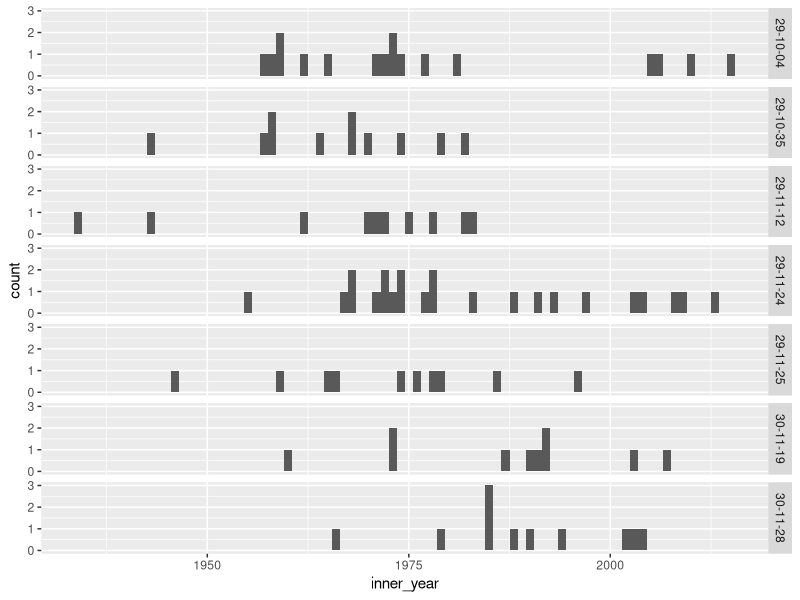

Reproduce this figure in R.

library(ggplot2)

setwd("S:/Ecology/Student_folders_&_files/Kara 2020/GLO/sage_dating")

dat<-read.csv("sage_age.csv")

p<-ggplot(dat, aes(x=inner_year)) + 
  geom_histogram(binwidth=1)+
  facet_grid(section ~ .)

ggsave("sage_age_hist_may.png", p, device = png)
